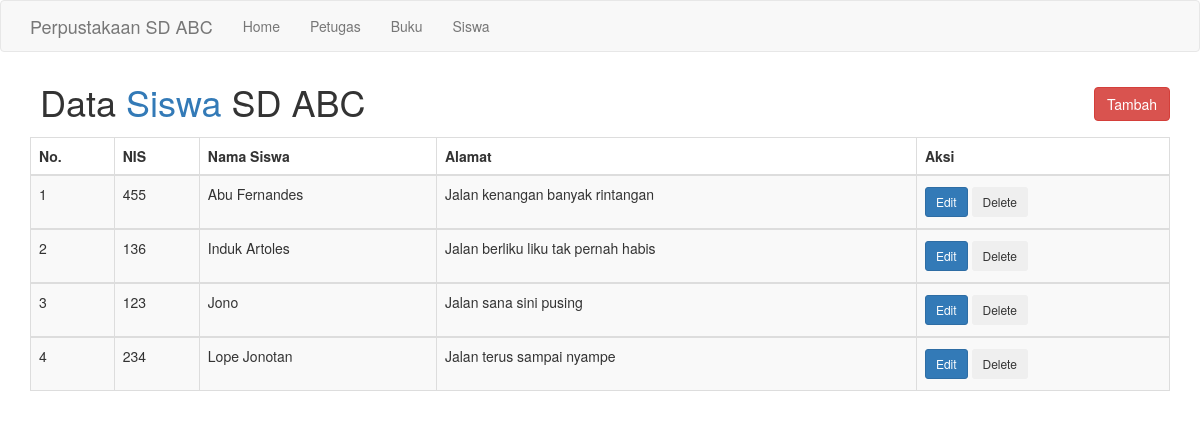
The page /siswa/data_siswa.php on the database its author committed.
### tables this page shows
CREATE TABLE `siswa` (
  `nis` int(11) NOT NULL,
  `nama_siswa` varchar(255) NOT NULL,
  `alamat_siswa` text NOT NULL
);

### siswa/data_siswa.php (the view, shortened to what this page needs)
<?php
    require('../config/db.php');
    $query = 'SELECT * FROM siswa ORDER BY nama_siswa ASC';
    $no=1;
    $result = mysqli_query($conn, $query);
    $datas = mysqli_fetch_all($result, MYSQLI_ASSOC);
?>
<?php include('../inc/header.php'); ?>
    <div class="container">
        <h1  style="margin: 10px 10px 15px; display: inline-block;">Data <span class="text-primary">Siswa</span> SD ABC</h1>
        <a href="add_siswa.php" class="btn btn-danger" style="margin-top: 15px; float: right;">Tambah</a>
        <table class="table table-striped table-hover table-bordered">
        <thead>
            <tr>
            <th>No.</th>
            <th>NIS</th>
            <th>Nama Siswa</th>
            <th>Alamat</th>
            <th>Aksi</th>
            </tr>
        </thead>
            <?php foreach($datas as $data) : ?>
            <tbody>
                <tr class="table-success">
                <td><?php echo $no; ?></td>
                <td><?php echo $data['nis']; ?></td>
                <td><?php echo $data['nama_siswa']; ?></td>
                <td><?php echo $data['alamat_siswa']; ?></td>
                <td>
                <form method="POST" action="<?php echo $_SERVER['PHP_SELF']; ?>">
                    <a href="<?php echo ROOT_URL; ?>siswa/edit_siswa.php?nis=<?php echo $data['nis']; ?>" class="btn btn-primary btn-sm " style="margin: 3px 0;">Edit</a>
                    <input type="submit" name="delete" value="Delete" class="btn btn-outline-secondary btn-sm" Onclick="return confirm('Apakah anda yakin untuk menghapus data siswa yang bernama <?php echo $data['nama_siswa']?>?')" style="margin: 3px 0;">
                </form>
                </td>
                </tr>
            </tbody>
            <?php $no++; ?>
            <?php endforeach; ?>
            </table>
    </div>
<?php include('../inc/footer.php'); ?>

### rows shown on the page
siswa: nis "455", nama_siswa "Abu Fernandes", alamat_siswa "Jalan kenangan banyak rintangan"
siswa: nis "136", nama_siswa "Induk Artoles", alamat_siswa "Jalan berliku liku tak pernah habis"
siswa: nis "123", nama_siswa "Jono", alamat_siswa "Jalan sana sini pusing"
siswa: nis "234", nama_siswa "Lope Jonotan", alamat_siswa "Jalan terus sampai nyampe"
